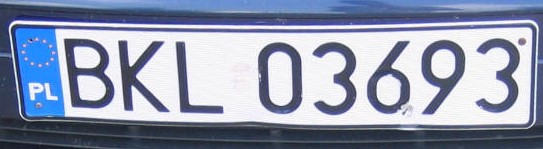
#> input picture plate_recognition/license_plates/BKL03693.jpg, 543 x 149 px
$ python -i plate_cropp_hough_lines.py   (imports and definitions only)
#> lines starting #> are read from the running program, lines starting #| are printed output that depends on the picture; after the words box and inside, x2 and y2 are one past the last pixel; in counts of white or black regions, pixels touching at a corner belong together
import cv2
import numpy as np
from skimage.transform import resize
import matplotlib.pyplot as plt


def cropp_by_hough_lines(input_img):
    input_img = cv2.resize(input_img, (382, 84))
    invert_input_img = cv2.adaptiveThreshold(input_img, 255, cv2.ADAPTIVE_THRESH_GAUSSIAN_C, cv2.THRESH_BINARY, 25, 10)
    # ret, invert_input_img = cv2.threshold(input_img, 0, 255, cv2.THRESH_BINARY + cv2.THRESH_OTSU)
    h = invert_input_img.shape[0]
    w = invert_input_img.shape[1]

    kernel_horizontal = np.ones((1, 13), np.uint8)

    img_close_horizontal = cv2.morphologyEx(invert_input_img, cv2.MORPH_CLOSE, kernel_horizontal)

    canny_img_horizontal = cv2.Canny(img_close_horizontal, 0, 200)

    left_lines = [(0, 0, 0, h)]
    right_lines = [(w, 0, w, h)]
    top_lines = [(0, 0, w, 0)]
    bottom_lines = [(0, h, w, h)]

    # minLineLength - minimum length of line
    # w - image width
    # maxLineGap - maximum allowed gap between line segments to treat them as single line
    minLineLength = w * 0.7
    maxLineGap = 4
    lines = cv2.HoughLinesP(canny_img_horizontal, 1, np.pi / 180, 20, minLineLength, maxLineGap)
    if lines is not None:
        for line in lines:
            for x1, y1, x2, y2 in line:
                angle = np.arctan2(y2 - y1, x2 - x1) * 180. / np.pi
                if y2 - y1 < 10:
                    if y1 < h / 5 and y2 < h / 5:
                        if y1 == 0:
                            top_lines.append((x1, y1 + 1, x2, y2))
                        else:
                            top_lines.append((x1, y1, x2, y2))
                    elif y1 > h * 0.8 and y2 > h * 0.8:
                        bottom_lines.append((x1, y1, x2, y2))

    def sortFirst(val):
        return val[0]

    # function to return the second element of the
    # two elements passed as the paramater
    def sortSecond(val):
        return val[1]

    # sorts the array in ascending according to second element
    if len(top_lines) > 1:
        top_lines.sort(key=sortSecond, reverse=True)
        # print('top_lines', top_lines)

    # sorts the array in ascending according to second element
    if len(bottom_lines) > 1:
        bottom_lines.sort(key=sortSecond)
        # print('bottom_lines', bottom_lines)

    cropped_plate = invert_input_img[top_lines[0][1] : bottom_lines[0][1], 0:w]
    cropped_input_img = input_img[top_lines[0][1] : bottom_lines[0][1], 0:w]

    h2 = cropped_plate.shape[0]
    w2 = cropped_plate.shape[1]

    kernel_vertical = np.ones((13, 3), np.uint8)
    img_close_vertical = cv2.morphologyEx(cropped_plate, cv2.MORPH_CLOSE, kernel_vertical)
    canny_img_vertical = cv2.Canny(img_close_vertical, 0, 200)

    minLineLength2 = h2 * 0.8
    maxLineGap2 = 4
    lines2 = cv2.HoughLinesP(canny_img_vertical, 1, np.pi / 180, 20, minLineLength2, maxLineGap2)
    if lines2 is not None:
        for line in lines2:
            for x1, y1, x2, y2 in line:
                angle = np.arctan2(y2 - y1, x2 - x1) * 180. / np.pi
                if angle == 90 or angle == -90:
                    if x1 < w / 7 and x2 < w / 7:
                        left_lines.append((x1, y1, x2, y2))
                    elif x1 > w * 0.8 and x2 > w * 0.8:
                        right_lines.append((x1, y1, x2, y2))


    if len(left_lines) > 1:
        left_lines.sort(key=sortFirst, reverse=True)
        # while (left_lines[0][0] - left_lines[1][0] < 4) or (left_lines[0][1] - left_lines[0][3] < h2 / 3.2):
        #     del left_lines[0]
        #     if len(left_lines) == 1:
        #         break

    if len(right_lines) > 1:
        right_lines.sort(key=sortFirst)

        while (right_lines[1][0] - right_lines[0][0] > 5) or (right_lines[0][1] - right_lines[0][3] < h2 / 2):
            del right_lines[0]
            if len(right_lines) == 1:
                break


    cropped_input_img = cropped_input_img[0: h, left_lines[0][0]:right_lines[0][0]]

    # [15 lines of commented-out code are left out]

    cropped_plate2 = cv2.copyMakeBorder(cropped_input_img, 1, 1, 1, 1, cv2.BORDER_CONSTANT, None, (0, 0, 0))

    return cropped_plate2

>>> import cv2
>>> picture = cv2.imread('license_plates/BKL03693.jpg', cv2.IMREAD_GRAYSCALE)
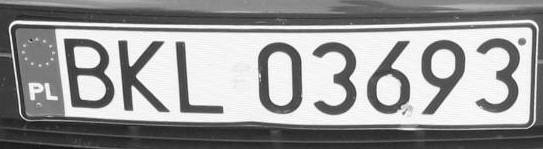
#> picture: shape (149, 543); min 18, max 255, mean 152.6
>>> result = cropp_by_hough_lines(picture)
#> in cropp_by_hough_lines, `input_img = cv2.resize(input_img, (382, 84))`:
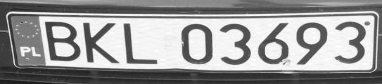
#> input_img: shape (84, 382); min 24, max 255, mean 152.5
#> in cropp_by_hough_lines, `invert_input_img = cv2.adaptiveThreshold(input_img, 255, cv2.ADAPTIVE_..`:
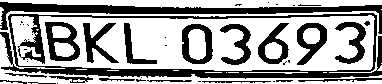
#> invert_input_img: shape (84, 382); 62.2% white; 43 black regions (22 under 20 px), largest, box (x1, y1, x2, y2) and area: (0, 13, 382, 79) 4272, (0, 2, 382, 34) 2767, (45, 22, 80, 61) 662
#> in cropp_by_hough_lines, `img_close_horizontal = cv2.morphologyEx(invert_input_img, cv2.MORPH_CL..`:
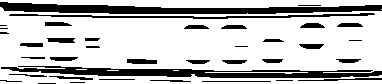
#> img_close_horizontal: shape (84, 382); 76% white; 37 black regions (8 under 20 px), largest, box (x1, y1, x2, y2) and area: (0, 2, 382, 14) 2554, (1, 66, 382, 78) 2380, (9, 13, 375, 19) 738
#> in cropp_by_hough_lines, `canny_img_horizontal = cv2.Canny(img_close_horizontal, 0, 200)`:
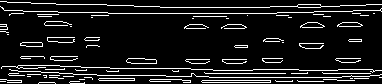
#> canny_img_horizontal: shape (84, 382); 10.9% white in thin lines or dots
#> in cropp_by_hough_lines, `lines = cv2.HoughLinesP(canny_img_horizontal, 1, np.pi / 180, 20, minL..`: lines = 131 rows, first 6: [107, 75, 163, 75], [209, 77, 341, 77], [108, 13, 276, 13], [323, 73, 370, 73], [298, 12, 313, 12], [207, 80, 263, 80]
#> the loop in cropp_by_hough_lines, `for line in lines:` made 131 passes
#> line on passes 1 to 12: [[107, 75, 163, 75]], [[209, 77, 341, 77]], [[108, 13, 276, 13]], [[323, 73, 370, 73]], [[298, 12, 313, 12]], [[207, 80, 263, 80]], [[160, 7, 269, 7]], [[105, 78, 133, 78]], [[253, 69, 284, 69]], [[108, 71, 118, 71]], [[202, 82, 270, 82]], [[23, 68, 37, 68]]
#> after the loop in cropp_by_hough_lines, `for line in lines:`: bottom_lines = 59 items, first 6: (0, 84, 382, 84), (107, 75, 163, 75), (209, 77, 341, 77), (323, 73, 370, 73), (207, 80, 263, 80), (105, 78, 133, 78); top_lines = 27 items, first 6: (0, 0, 382, 0), (108, 13, 276, 13), (298, 12, 313, 12), (160, 7, 269, 7), (314, 11, 352, 11), (37, 14, 58, 14)
#> in cropp_by_hough_lines, `cropped_plate = invert_input_img[top_lines[0][1] : bottom_lines[0][1],..`: cropped_plate: shape (52, 382); 69.2% white; 31 black regions (14 under 20 px), largest, box (x1, y1, x2, y2) and area: (45, 6, 80, 45) 662, (182, 8, 213, 48) 611, (297, 7, 327, 49) 571
#> in cropp_by_hough_lines, `img_close_vertical = cv2.morphologyEx(cropped_plate, cv2.MORPH_CLOSE, ..`: img_close_vertical: shape (52, 382); 88.2% white; 21 black regions, largest, box (x1, y1, x2, y2) and area: (125, 7, 132, 47) 230, (85, 7, 92, 46) 216, (47, 6, 55, 44) 209
#> in cropp_by_hough_lines, `canny_img_vertical = cv2.Canny(img_close_vertical, 0, 200)`:
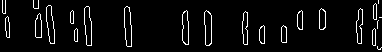
#> canny_img_vertical: shape (52, 382); 5.2% white in thin lines or dots
#> in cropp_by_hough_lines, `lines2 = cv2.HoughLinesP(canny_img_vertical, 1, np.pi / 180, 20, minLi..`: lines2 = 24 rows, first 6: [125, 28, 125, 39], [282, 42, 286, 42], [375, 45, 375, 29], [50, 43, 54, 43], [86, 37, 86, 44], [36, 37, 41, 37]
#> the loop in cropp_by_hough_lines, `for line in lines2:` made 24 passes
#> line on passes 1 to 12: [[125, 28, 125, 39]], [[282, 42, 286, 42]], [[375, 45, 375, 29]], [[50, 43, 54, 43]], [[86, 37, 86, 44]], [[36, 37, 41, 37]], [[372, 44, 372, 33]], [[362, 24, 362, 10]], [[247, 44, 247, 30]], [[131, 38, 131, 46]], [[5, 18, 5, 26]], [[91, 45, 91, 36]]
#> after the loop in cropp_by_hough_lines, `for line in lines2:`: left_lines = [(0, 0, 0, 84), (5, 18, 5, 26), (38, 6, 38, 0), (54, 36, 54, 42)]; right_lines = [(382, 0, 382, 84), (375, 45, 375, 29), (372, 44, 372, 33), (362, 24, 362, 10), (376, 13, 376, 18)]
#> the loop in cropp_by_hough_lines, `while (right_lines[1][0] - right_lines[0][0] > 5) or (right_lines[0][1..` made 4 passes
#> in cropp_by_hough_lines, `cropped_plate2 = cv2.copyMakeBorder(cropped_input_img, 1, 1, 1, 1, cv2..`:
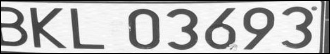
#> cropped_plate2: shape (54, 330); min 0, max 255, mean 188.3

$ run again, on plate_recognition/license_plates/BL19957.jpg
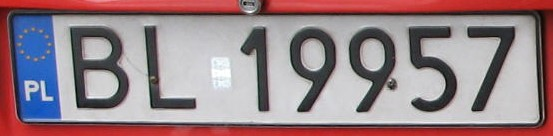
#> input picture plate_recognition/license_plates/BL19957.jpg, 553 x 136 px
#> in cropp_by_hough_lines, `invert_input_img = cv2.adaptiveThreshold(input_img, 255, cv2.ADAPTIVE_..`:
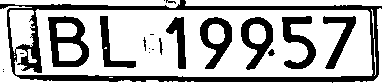
#> invert_input_img: shape (84, 382); 69.5% white; 20 black regions (9 under 20 px), largest, box (x1, y1, x2, y2) and area: (0, 0, 382, 83) 4681, (48, 16, 89, 67) 1051, (282, 16, 316, 69) 802
#> img_close_horizontal: shape (84, 382); 82.8% white; 17 black regions, largest, box (x1, y1, x2, y2) and area: (15, 75, 378, 82) 1781, (0, 4, 382, 10) 1567, (282, 17, 312, 24) 207
#> canny_img_horizontal: shape (84, 382); 7.5% white in thin lines or dots
#> lines = 56 rows, first 6: [176, 9, 371, 9], [178, 5, 347, 5], [177, 76, 341, 76], [51, 80, 121, 80], [193, 81, 355, 81], [87, 75, 176, 75]
#> the loop in cropp_by_hough_lines, `for line in lines:` made 56 passes
#> after the loop in cropp_by_hough_lines, `for line in lines:`: bottom_lines = [(0, 84, 382, 84), (177, 76, 341, 76), (51, 80, 121, 80), (193, 81, 355, 81), (87, 75, 176, 75), (15, 74, 86, 74), (147, 79, 156, 79), (343, 75, 347, 75), (157, 80, 192, 80), (348, 75, 377, 75), (122, 79, 128, 79), (19, 78, 35, 78), (130, 80, 146, 80)]; top_lines = 16 items, first 6: (0, 0, 382, 0), (176, 9, 371, 9), (178, 5, 347, 5), (14, 4, 106, 4), (49, 16, 72, 16), (114, 9, 142, 9)
#> cropped_plate: shape (58, 382); 71.9% white; 19 black regions (7 under 20 px), largest, box (x1, y1, x2, y2) and area: (48, 0, 89, 51) 1051, (282, 0, 316, 53) 802, (7, 0, 42, 58) 775
#> img_close_vertical: shape (58, 382); 84.5% white; 18 black regions, largest, box (x1, y1, x2, y2) and area: (331, 1, 352, 53) 385, (177, 1, 185, 53) 367, (100, 0, 110, 51) 355
#> canny_img_vertical: shape (58, 382); 5.8% white in thin lines or dots
#> lines2 = 33 rows, first 6: [376, 0, 376, 11], [56, 11, 56, 18], [101, 20, 101, 26], [109, 30, 109, 48], [375, 57, 375, 40], [50, 26, 50, 33]
#> the loop in cropp_by_hough_lines, `for line in lines2:` made 33 passes
#> after the loop in cropp_by_hough_lines, `for line in lines2:`: left_lines = [(0, 0, 0, 84), (50, 26, 50, 33), (49, 13, 49, 18), (40, 46, 40, 56), (37, 10, 37, 16), (31, 39, 31, 33), (36, 55, 36, 48)]; right_lines = [(382, 0, 382, 84), (376, 0, 376, 11), (375, 57, 375, 40), (373, 38, 373, 23), (378, 34, 378, 57), (373, 0, 373, 8)]
#> the loop in cropp_by_hough_lines, `while (right_lines[1][0] - right_lines[0][0] > 5) or (right_lines[0][1..` made 5 passes
#> in cropp_by_hough_lines, `cropped_plate2 = cv2.copyMakeBorder(cropped_input_img, 1, 1, 1, 1, cv2..`:
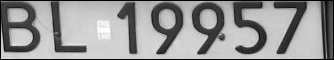
#> cropped_plate2: shape (60, 334); min 0, max 255, mean 149.2

$ run again, on plate_recognition/license_plates/EL574CE.jpg
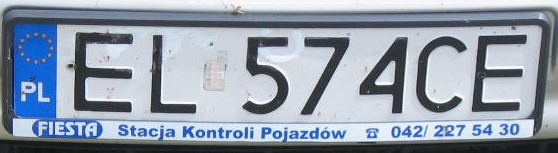
#> input picture plate_recognition/license_plates/EL574CE.jpg, 558 x 153 px
#> invert_input_img: shape (84, 382); 64.7% white; 86 black regions (53 under 20 px), largest, box (x1, y1, x2, y2) and area: (1, 3, 382, 76) 4272, (0, 76, 382, 84) 2014, (51, 18, 91, 62) 834
#> img_close_horizontal: shape (84, 382); 77.7% white; 28 black regions (3 under 20 px), largest, box (x1, y1, x2, y2) and area: (0, 76, 382, 84) 1976, (1, 10, 376, 16) 1350, (4, 3, 382, 9) 1076
#> canny_img_horizontal: shape (84, 382); 11.1% white in thin lines or dots
#> lines = 117 rows, first 6: [235, 68, 265, 68], [166, 8, 286, 8], [172, 11, 292, 11], [264, 14, 333, 14], [168, 56, 192, 56], [48, 9, 84, 9]
#> the loop in cropp_by_hough_lines, `for line in lines:` made 117 passes
#> after the loop in cropp_by_hough_lines, `for line in lines:`: bottom_lines = 26 items, first 6: (0, 84, 382, 84), (235, 68, 265, 68), (81, 78, 120, 78), (287, 77, 315, 77), (138, 68, 190, 68), (192, 79, 225, 79); top_lines = 35 items, first 6: (0, 0, 382, 0), (166, 8, 286, 8), (172, 11, 292, 11), (264, 14, 333, 14), (48, 9, 84, 9), (8, 9, 42, 9)
#> cropped_plate: shape (53, 382); 71.1% white; 50 black regions (33 under 20 px), largest, box (x1, y1, x2, y2) and area: (1, 0, 81, 53) 1094, (51, 3, 91, 47) 834, (323, 4, 361, 47) 641
#> img_close_vertical: shape (53, 382); 87.8% white; 15 black regions, largest, box (x1, y1, x2, y2) and area: (51, 3, 59, 46) 320, (366, 0, 376, 53) 314, (269, 5, 278, 47) 282
#> canny_img_vertical: shape (53, 382); 4.7% white in thin lines or dots
#> lines2 = 29 rows, first 6: [21, 49, 25, 49], [57, 45, 57, 30], [373, 33, 373, 26], [1, 38, 1, 24], [38, 36, 38, 0], [103, 35, 103, 15]
#> the loop in cropp_by_hough_lines, `for line in lines2:` made 29 passes
#> after the loop in cropp_by_hough_lines, `for line in lines2:`: left_lines = [(0, 0, 0, 84), (1, 38, 1, 24), (38, 36, 38, 0), (51, 10, 51, 4), (50, 44, 50, 11), (4, 41, 4, 23), (1, 51, 1, 42), (37, 37, 37, 51), (31, 36, 31, 28), (33, 50, 33, 39)]; right_lines = [(382, 0, 382, 84), (373, 33, 373, 26), (365, 51, 365, 43), (329, 43, 329, 33), (331, 28, 331, 5)]
#> the loop in cropp_by_hough_lines, `while (right_lines[1][0] - right_lines[0][0] > 5) or (right_lines[0][1..` made 4 passes
#> in cropp_by_hough_lines, `cropped_plate2 = cv2.copyMakeBorder(cropped_input_img, 1, 1, 1, 1, cv2..`:
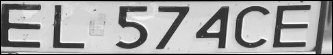
#> cropped_plate2: shape (55, 333); min 0, max 253, mean 164.2
